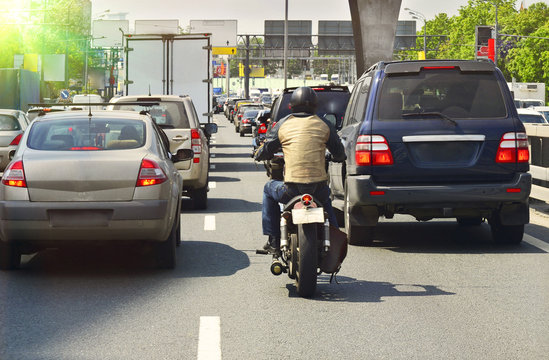
#> input picture WindowsSliding_HOG_SVM/data/test/traffic_0.jpg, 549 x 360 px, given as the content of the folder WindowsSliding_HOG_SVM/data/train2, which was not available
$ python train_classifier2.py
#> lines starting #> are read from the running program, lines starting #| are printed output that depends on the picture; long printed decimals are rounded; pictures that were not available may be replaced by others from this repository, and a replacement may not be noted
### WindowsSliding_HOG_SVM/src/image_processing/_get_image_data.py
import numpy as np
import cv2
import os

# Get data
def gray_image_data(folder_path:str):

#> called with folder_path = 'WindowsSliding_HOG_SVM/data/train2'
    image_list = []
    label_list = []

    class_list = os.listdir(folder_path)
    for class_ in class_list:
        images_files = os.listdir(folder_path + "/" + class_)
        image_list += [cv2.imread(folder_path + "/" + class_ + "/" + im, 0) for im in images_files]
#> image_list = 1 item
        label_list += [class_] * len(images_files)

    return image_list, label_list


# [26 lines left out: functions color_image_data, color_image_test, gray_image_test, not called in this run]

### WindowsSliding_HOG_SVM/src/feature_engineering/encoder.py
import numpy as np

# One hot encoder
class OneHotEncoder():

    # [6 lines left out: function __innit__, not called in this run]


    def fit(self, Y:list):

        self.__class_list = list(set(Y))
        self.__index_list = range(len(self.__class_list))

        self.vocab = dict(zip(self.__index_list, self.__class_list))
        self.vocab_size = len(self.__class_list)


    def transform(self, Y:list):

        if self.__class_list:
            Y_encoded = []

            for y in Y:

                index = self.__class_list.index(y)
                y_encoded = np.zeros((len(self.__class_list), 1))
                y_encoded[index, 0] = 1
                Y_encoded.append(y_encoded)

            return Y_encoded

        else:
            raise Exception("Class object is not fitted.")


    def fit_transform(self, Y:list):
        self.fit(Y)
        return self.transform(Y)


    def reverse_transform(self, Y:list):

        if self.__class_list:
            Y_decoded = []

            for y in Y:
                key = np.argmax(y)
                Y_decoded.append(self.vocab[key])

            return Y_decoded

        else:
            raise Exception("Class object is not fitted.")

### WindowsSliding_HOG_SVM/src/image_processing/_resize.py
import numpy as np


# [17 lines left out: function image_resize_equal_size, not called in this run]


def image_resize(image_list:list, new_shape:tuple):

    new_image_list = []

    for image in image_list:
        new_image = np.zeros(new_shape)
        scale_r = new_shape[0] / image.shape[0]
        scale_c = new_shape[1] / image.shape[1]

        for i in range(new_image.shape[0]):
            for j in range(new_image.shape[1]):
                new_image[i, j] = image[int(i/scale_r), int(j/scale_c)]

        new_image_list.append(new_image)

    return new_image_list

# [16 lines left out: function color_image_resize, not called in this run]


def white_padding_to_square(image_list:list):

    padded_image_list = []

    for image in image_list:

        if image.shape[0] >= image.shape[1]:
            square_im_size = image.shape[0]
        else:
            square_im_size = image.shape[1]

        square_im = np.ones((square_im_size, square_im_size)) * 255
        origin_pos_y = int(0 + (square_im_size - image.shape[0])/2)
        origin_pos_x = int(0 + (square_im_size - image.shape[1])/2)
        square_im[origin_pos_y:origin_pos_y+image.shape[0], origin_pos_x:origin_pos_x+image.shape[1]] = image

        padded_image_list.append(square_im)

    return padded_image_list

### WindowsSliding_HOG_SVM/src/feature_engineering/hog.py
import numpy as np


def SobelFiltering(image_list:list, threshold:int=0.05, return_new_images:bool=False):

    im_flt_list = []
    orientation_list = []

    filter_x = np.asarray([
            [-1, 0, 1],
            [-2, 0, 2],
            [-1, 0, 1]
            ])

    filter_y = np.asarray([
            [-1, -2, -1],
            [ 0,  0,  0],
            [ 1,  2,  1]
        ])

    for image in image_list:
        # X direction
        Gx = np.zeros(image.shape)

        for i in range(image.shape[1] - 2):
            for j in range(image.shape[0] - 2):
                filtered = filter_x * image[j:j+3, i:i+3]
                filtered = filtered.sum()
                Gx[j + 1, i + 1] = filtered
        Gx_denominator = np.where(Gx==0, 0.00001, Gx)

        # Y direction
        Gy = np.zeros(image.shape)

        for i in range(image.shape[1] - 2):
            for j in range(image.shape[0] - 2):
                filtered = filter_y * image[j:j+3, i:i+3]
                filtered = filtered.sum()
                Gy[j + 1, i + 1] = filtered

        # Calculate magnitude
        G = np.sqrt(Gx**2 + Gy**2)

        if return_new_images:
            # Convert to black white
            image_filtered = np.where(G > threshold, 255, 0)
            im_flt_list.append(image_filtered)

        else:
            # Calculate orentation
            im_flt_list.append(G)
            orientation = np.arctan(Gy/Gx_denominator) / np.pi * 180
            orientation = np.where(orientation < 0, 180 + orientation, orientation)
            orientation_list.append(orientation)

    if return_new_images:
        return im_flt_list
    else:
        return im_flt_list, orientation_list


def HOG(image_list:list)->list:

    cell_size = 8
    data = []

    for image in image_list:

        # Get 8x8 cells
        cells_list = []

        for i in range(int(image.shape[0] / cell_size)):
            for j in range(int(image.shape[1] / cell_size)):
                cells_list.append(image[i*8:i*8+8, j*8:j*8+8])

        # Get Histogram Vector
        histogram_vector_list = []
        gradient_matrix, orientation = SobelFiltering(cells_list)
        bins = (0, 20, 40, 60, 80, 100, 120, 140 , 160)

        for i in range(len(cells_list)):
            histogram_vector = np.zeros(9)
            for j in range(9):
                in_bins_matrix = np.where(orientation[i] >= bins[j], gradient_matrix[i], 0)
                in_bins_matrix = np.where(orientation[i] < bins[j] + 20, in_bins_matrix, 0)
                histogram_vector[j] = in_bins_matrix.sum()

            histogram_vector_list.append(histogram_vector[:, np.newaxis])

        # Normalize each bloc of 2x2 celss
        n_cells_per_row = int(image.shape[1] / cell_size)
        n_cells_per_col = int(image.shape[0] / cell_size)
        feature_vector_list = []

        for i in range(n_cells_per_row - 1):
            for j in range(n_cells_per_col - 1):
                block_vector_list = [histogram_vector_list[j*n_cells_per_row+i], histogram_vector_list[j*n_cells_per_row+i+1],
                                     histogram_vector_list[(j+1)*n_cells_per_row+i], histogram_vector_list[(j+1)*n_cells_per_row+i+1]]

                # Concat into one vector
                feature_vector = np.concatenate(block_vector_list)
                feature_vector = np.clip(feature_vector / np.sqrt(np.linalg.norm(feature_vector, ord=2)**2 + 0.0001),None, 0.2)
                feature_vector = feature_vector / np.sqrt(np.linalg.norm(feature_vector, ord=2)**2 + 0.0001)
                feature_vector_list.append(feature_vector)

        data.append(np.concatenate(feature_vector_list))

    return data

### WindowsSliding_HOG_SVM/src/models/SVM.py
import numpy as np


class SVM():

    def __init__(self, n_class:int, input_size:int):

        self.__W = np.random.rand(n_class, input_size+1) / (input_size + 1)*10 # Get initial of around 0 to 1
        self.__X = None
        self.__Y = None
        self.__Z = None
        self.__loss = 0
        self.__c = n_class
        self.__lr = None
        self.input_size = input_size


    def __forward__(self):
        self.__Z = np.dot(self.__W, self.__X)


    def __update_weight__(self):

        # Calculate loss
        Ztrue = np.where(self.__Y==1, self.__Z, 0).sum(axis=0)
        Loss_matrix = 1 - Ztrue + self.__Z
        Loss_matrix = np.maximum(Loss_matrix, 0)
        Loss_matrix = np.where(self.__Y == 1, 0, Loss_matrix)
        self.__loss = Loss_matrix.sum()

        del Ztrue

        # Get gradients
        gradient_count = np.where(Loss_matrix > 0, 1, 0)
        gradient_count = np.where(self.__Y == 1, -1, gradient_count)

        gradient_matrix = np.zeros_like(self.__W)
        for w in range(self.__c):
            gradient_matrix[w, :] = (self.__X*gradient_count[w,:]).sum(axis=1).T

        del gradient_count

        # Update parameters
        self.__W -= self.__lr*gradient_matrix / (self.__X.shape[1]+1) # Scale down by batch size and origin down_scale ratio


    def fit(self, X:list, Y:list, epochs:int=1, lr:float=0.001, stop:float=0.0000001):

        # Set up
        self.__X = np.hstack(X)
        self.__X = np.vstack([self.__X, np.ones((1, len(X)))])
        self.__lr = lr

        self.__Y = np.hstack(Y)
        previous_loss = 100000

        for _ in range(epochs):

            self.__forward__()
            self.__update_weight__()

            print(f"Loss: {self.__loss}")
            if previous_loss - self.__loss <= stop:
                print("Stop")
                break
            previous_loss = self.__loss


    def predict(self, X:list):

        if self.__lr:

            self.__X = np.hstack(X)
            self.__X = np.vstack([self.__X, np.ones((1, len(X)))])
            self.__forward__()

            return self.__Z

        else:

            raise Exception("Class model is not fitted.")


    def predict_label(self, X:list):

        y_label = []
        y_pred = self.predict(X)

        for n in range(len(X)):
            highest_score = np.argmax(y_pred[:, n])
            label = np.zeros((self.__c, 1))
            label[highest_score] = 1
            y_label.append(label)

        return y_label

### WindowsSliding_HOG_SVM/models/train_classifier2.py
import os
import sys
sys.path.append(os.path.abspath(os.path.join(os.path.dirname(__file__), "..")))

import src.config as cf
from src.models.SVM import SVM
from src.feature_engineering.encoder import OneHotEncoder
from src.feature_engineering.hog import HOG
from src.image_processing import gray_image_data, image_resize, white_padding_to_square
import random
import pickle as pkl

# Data path
folder_path = cf.TRAIN_DATA_PATH2

# Get data
data, labels = gray_image_data(folder_path)
#> data = 1 item; labels = ['traffic_0.jpg']

# Encode ouput labels
encoder = OneHotEncoder()
encoded_labels = encoder.fit_transform(labels)
#> the loop in transform, `for y in Y: ` made 1 pass
#> (y, index) on pass 1: ('traffic_0.jpg', 0)
#> after the loop in transform, `for y in Y:`: Y_encoded = [[1]]
#> encoded_labels = [[1]]

# Save encoder
with open("WindowsSliding_HOG_SVM/models/encoder2.pkl", "wb") as file:
    pkl.dump(encoder, file)

# Shuffle data
data_label = list(zip(data, encoded_labels))
#> data_label = 1 item
random.shuffle(data_label)
data, encoded_labels = zip(*data_label)
#> encoded_labels = ([1],)
data = list(data)
encoded_labels = list(encoded_labels)
#> encoded_labels = [[1]]

# Resize data
data_padded = white_padding_to_square(data)
#> the loop in white_padding_to_square, `for image in image_list: ` made 1 pass
#> (square_im_size, origin_pos_y, origin_pos_x) on pass 1: (549, 94, 0)
#> after the loop in white_padding_to_square, `for image in image_list:`:
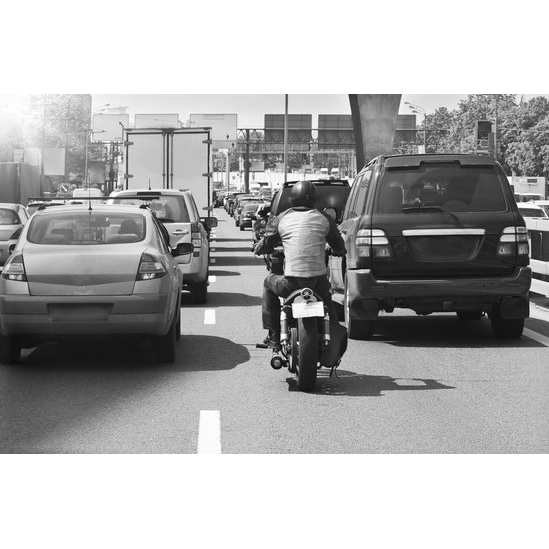
#> square_im: shape (549, 549) float64; min 0, max 255, mean 172.6
#> after the loop in white_padding_to_square, `for image in image_list:`: padded_image_list = 1 item
#> data_padded = 1 item
data_resized = image_resize(data_padded, cf.MODEL_INPUT_IMAGE_SIZE2)
#> the loop in image_resize, `for image in image_list:` made 1 pass
#> (scale_r, scale_c) on pass 1: (0.51, 0.51)
#> after the loop in image_resize, `for image in image_list:`:
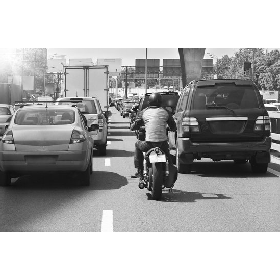
#> new_image: shape (280, 280) float64; min 4, max 255, mean 172.6
#> data_resized = 1 item

# Feature extraction
data_extracted = HOG(data_resized)
#> the loop in HOG, `for image in image_list:` made 1 pass
#> (filter_x in SobelFiltering, filter_y in SobelFiltering, bins, n_cells_per_row, n_cells_per_col) on pass 1: ([[-1, 0, 1], [-2, 0, 2], [-1, 0, 1]], [[-1, -2, -1], [0, 0, 0], [1, 2, 1]], (0, 20, 40, 60, 80, 100, 120, 140, 160), 35, 35)
#> data_extracted = 1 item

# Model
svm_classifier = SVM(encoder.vocab_size, data_extracted[0].shape[0])
svm_classifier.fit(data_extracted, encoded_labels, epochs=cf.EPOCHS2, lr=cf.LEARNING_RATE2, stop=cf.STOP_THRESHOLD2)
#> the loop in fit, `for _ in range(epochs): ` made 2 passes
#> Loss_matrix in __update_weight__ on passes 1 to 2: [0], [0]

# Test
print(svm_classifier.predict(data_extracted[0:10]))
#| [[0.4791]]
print(encoder.reverse_transform(svm_classifier.predict_label(data_extracted[0:10])))
#> in predict_label, `y_pred = self.predict(X)`: y_pred = [0.479]
#> the loop in predict_label, `for n in range(len(X)):` made 1 pass
#> after the loop in predict_label, `for n in range(len(X)):`: y_label = [[1]]
#> in reverse_transform, `Y_decoded = []`: Y_decoded = []
#> the loop in reverse_transform, `for y in Y:` made 1 pass
#> (y, key) on pass 1: ([1], 0)
#> after the loop in reverse_transform, `for y in Y:`: Y_decoded = ['traffic_0.jpg']
#| ['traffic_0.jpg']
print(encoder.reverse_transform(encoded_labels)[0:10])
#> the loop in reverse_transform (call 2), `for y in Y:` made 1 pass
#| ['traffic_0.jpg']

# Save
with open("WindowsSliding_HOG_SVM/models/svm_classifier2.pkl", "wb") as file:
    pkl.dump(svm_classifier, file)

$ run again, on WindowsSliding_HOG_SVM/data/train/bus/bus_1.jfif
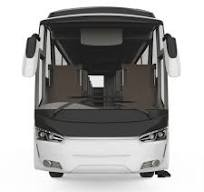
#> input picture WindowsSliding_HOG_SVM/data/train/bus/bus_1.jfif, 204 x 192 px, given as the content of the folder WindowsSliding_HOG_SVM/data/train2, which was not available
#> image_list = 1 item
#> `data, labels = gray_image_data(folder_path)`: labels = ['bus_1.jfif']
#> the loop in transform, `for y in Y: ` made 1 pass
#> (y, index) on pass 1: ('bus_1.jfif', 0)
#> after the loop in transform, `for y in Y:`: Y_encoded = [[1]]
#> data_label = 1 item
#> `data, encoded_labels = zip(*data_label)`: encoded_labels = ([1],)
#> `encoded_labels = list(encoded_labels)`: encoded_labels = [[1]]
#> the loop in white_padding_to_square, `for image in image_list: ` made 1 pass
#> (square_im_size, origin_pos_y, origin_pos_x) on pass 1: (204, 6, 0)
#> after the loop in white_padding_to_square, `for image in image_list:`:
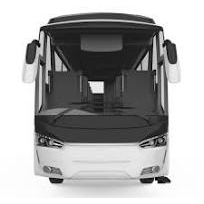
#> square_im: shape (204, 204) float64; min 0, max 255, mean 169.2
#> after the loop in white_padding_to_square, `for image in image_list:`: padded_image_list = 1 item
#> the loop in image_resize, `for image in image_list:` made 1 pass
#> (scale_r, scale_c) on pass 1: (1.37, 1.37)
#> after the loop in image_resize, `for image in image_list:`:
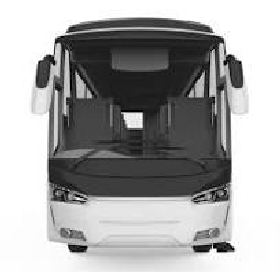
#> new_image: shape (280, 280) float64; min 0, max 255, mean 169.1
#> the loop in HOG, `for image in image_list:` made 1 pass
#> (filter_x in SobelFiltering, filter_y in SobelFiltering, bins, n_cells_per_row, n_cells_per_col) on pass 1: ([[-1, 0, 1], [-2, 0, 2], [-1, 0, 1]], [[-1, -2, -1], [0, 0, 0], [1, 2, 1]], (0, 20, 40, 60, 80, 100, 120, 140, 160), 35, 35)
#> the loop in fit, `for _ in range(epochs): ` made 2 passes
#> Loss_matrix in __update_weight__ on passes 1 to 2: [0], [0]
#| [[0.473]]
#> y_pred = [0.473]
#> the loop in predict_label, `for n in range(len(X)):` made 1 pass
#> after the loop in predict_label, `for n in range(len(X)):`: y_label = [[1]]
#> in reverse_transform, `Y_decoded = []`: Y_decoded = []
#> the loop in reverse_transform, `for y in Y:` made 1 pass
#> (y, key) on pass 1: ([1], 0)
#> after the loop in reverse_transform, `for y in Y:`: Y_decoded = ['bus_1.jfif']
#| ['bus_1.jfif']
#> the loop in reverse_transform (call 2), `for y in Y:` made 1 pass
#| ['bus_1.jfif']

$ run again, on WindowsSliding_HOG_SVM/data/train/car/car_0.jpg
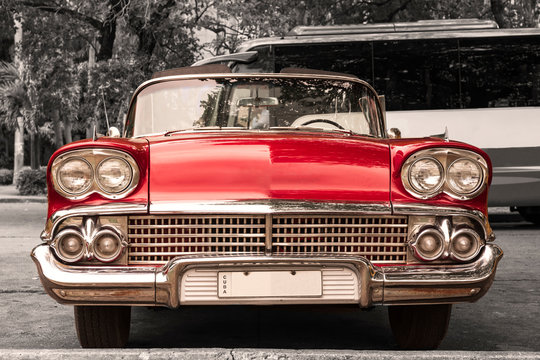
#> input picture WindowsSliding_HOG_SVM/data/train/car/car_0.jpg, 540 x 360 px, given as the content of the folder WindowsSliding_HOG_SVM/data/train2, which was not available
#> image_list = 1 item
#> `data, labels = gray_image_data(folder_path)`: labels = ['car_0.jpg']
#> the loop in transform, `for y in Y: ` made 1 pass
#> (y, index) on pass 1: ('car_0.jpg', 0)
#> after the loop in transform, `for y in Y:`: Y_encoded = [[1]]
#> data_label = 1 item
#> `data, encoded_labels = zip(*data_label)`: encoded_labels = ([1],)
#> `encoded_labels = list(encoded_labels)`: encoded_labels = [[1]]
#> the loop in white_padding_to_square, `for image in image_list: ` made 1 pass
#> (square_im_size, origin_pos_y, origin_pos_x) on pass 1: (540, 90, 0)
#> after the loop in white_padding_to_square, `for image in image_list:`:
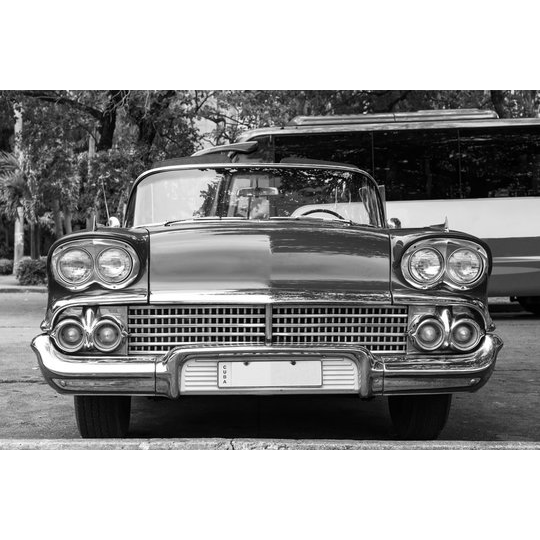
#> square_im: shape (540, 540) float64; min 0, max 255, mean 151.8
#> after the loop in white_padding_to_square, `for image in image_list:`: padded_image_list = 1 item
#> the loop in image_resize, `for image in image_list:` made 1 pass
#> (scale_r, scale_c) on pass 1: (0.519, 0.519)
#> after the loop in image_resize, `for image in image_list:`:
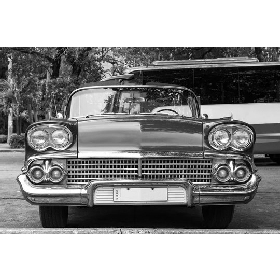
#> new_image: shape (280, 280) float64; min 0, max 255, mean 151.6
#> the loop in HOG, `for image in image_list:` made 1 pass
#> (filter_x in SobelFiltering, filter_y in SobelFiltering, bins, n_cells_per_row, n_cells_per_col) on pass 1: ([[-1, 0, 1], [-2, 0, 2], [-1, 0, 1]], [[-1, -2, -1], [0, 0, 0], [1, 2, 1]], (0, 20, 40, 60, 80, 100, 120, 140, 160), 35, 35)
#> the loop in fit, `for _ in range(epochs): ` made 2 passes
#> Loss_matrix in __update_weight__ on passes 1 to 2: [0], [0]
#| [[0.4855]]
#> y_pred = [0.486]
#> the loop in predict_label, `for n in range(len(X)):` made 1 pass
#> after the loop in predict_label, `for n in range(len(X)):`: y_label = [[1]]
#> in reverse_transform, `Y_decoded = []`: Y_decoded = []
#> the loop in reverse_transform, `for y in Y:` made 1 pass
#> (y, key) on pass 1: ([1], 0)
#> after the loop in reverse_transform, `for y in Y:`: Y_decoded = ['car_0.jpg']
#| ['car_0.jpg']
#> the loop in reverse_transform (call 2), `for y in Y:` made 1 pass
#| ['car_0.jpg']
